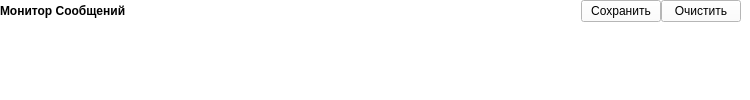
      <widget class="QWidget" name="LogWidget" native="true">
       <property name="sizePolicy">
        <sizepolicy hsizetype="Expanding" vsizetype="MinimumExpanding">
         <horstretch>0</horstretch>
         <verstretch>0</verstretch>
        </sizepolicy>
       </property>
       <property name="maximumSize">
        <size>
         <width>16777215</width>
         <height>100</height>
        </size>
       </property>
       <property name="styleSheet">
        <string notr="true">background-color: rgb(255, 255, 255);</string>
       </property>
       <widget class="QWidget" name="verticalLayoutWidget_8">
        <property name="geometry">
         <rect>
          <x>0</x>
          <y>0</y>
          <width>741</width>
          <height>101</height>
         </rect>
        </property>
        <layout class="QVBoxLayout" name="LogLayout">
         <property name="spacing">
          <number>0</number>
         </property>
         <item>
          <layout class="QHBoxLayout" name="horizontalLayout_25">
           <property name="spacing">
            <number>0</number>
           </property>
           <item>
            <widget class="QLabel" name="label_2">
             <property name="sizePolicy">
              <sizepolicy hsizetype="Preferred" vsizetype="Preferred">
               <horstretch>0</horstretch>
               <verstretch>0</verstretch>
              </sizepolicy>
             </property>
             <property name="font">
              <font>
               <weight>75</weight>
               <bold>true</bold>
              </font>
             </property>
             <property name="text">
              <string>Монитор Сообщений</string>
             </property>
            </widget>
           </item>
           <item>
            <spacer name="horizontalSpacer_9">
             <property name="orientation">
              <enum>Qt::Horizontal</enum>
             </property>
             <property name="sizeHint" stdset="0">
              <size>
               <width>40</width>
               <height>20</height>
              </size>
             </property>
            </spacer>
           </item>
           <item>
            <widget class="QPushButton" name="pushButton_2">
             <property name="maximumSize">
              <size>
               <width>80</width>
               <height>16777215</height>
              </size>
             </property>
             <property name="text">
              <string>Сохранить</string>
             </property>
            </widget>
           </item>
           <item>
            <widget class="QPushButton" name="pushButton">
             <property name="sizePolicy">
              <sizepolicy hsizetype="MinimumExpanding" vsizetype="Maximum">
               <horstretch>0</horstretch>
               <verstretch>0</verstretch>
              </sizepolicy>
             </property>
             <property name="maximumSize">
              <size>
               <width>80</width>
               <height>16777215</height>
              </size>
             </property>
             <property name="text">
              <string>Очистить</string>
             </property>
            </widget>
           </item>
           <item>
            <layout class="QVBoxLayout" name="verticalLayout_5">
             <property name="spacing">
              <number>0</number>
             </property>
            </layout>
           </item>
          </layout>
         </item>
         <item>
          <widget class="QPlainTextEdit" name="consol">
           <property name="enabled">
            <bool>true</bool>
           </property>
           <property name="maximumSize">
            <size>
             <width>16777215</width>
             <height>16777215</height>
            </size>
           </property>
           <property name="styleSheet">
            <string notr="true">background-color: rgba(255, 255, 255, 0);</string>
           </property>
           <property name="readOnly">
            <bool>true</bool>
           </property>
          </widget>
         </item>
        </layout>
       </widget>
      </widget>
